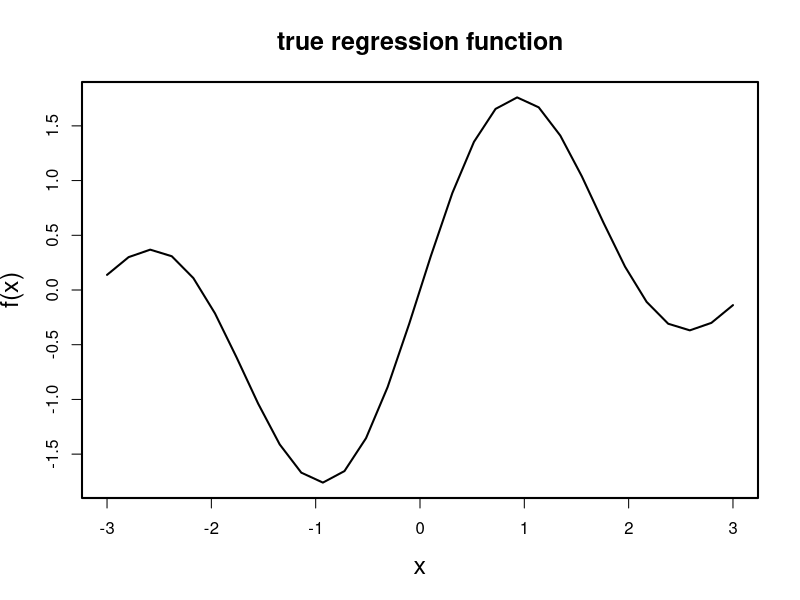
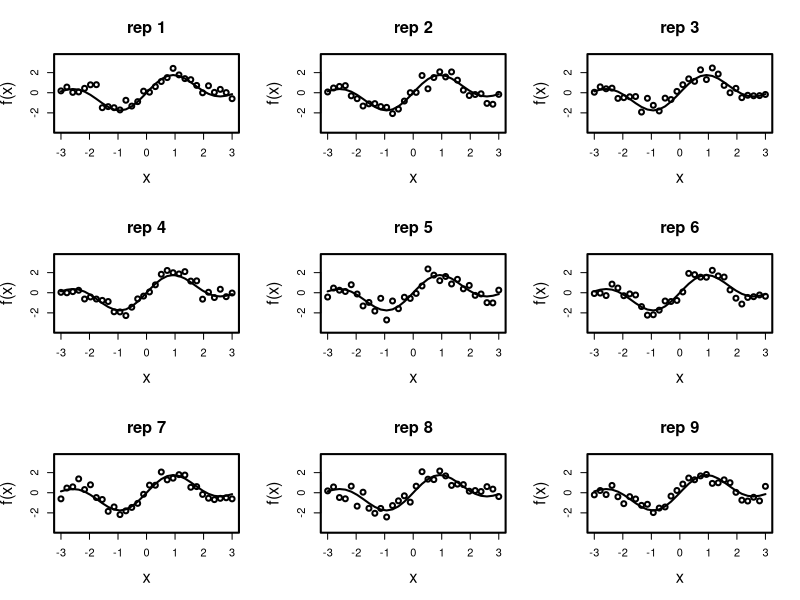
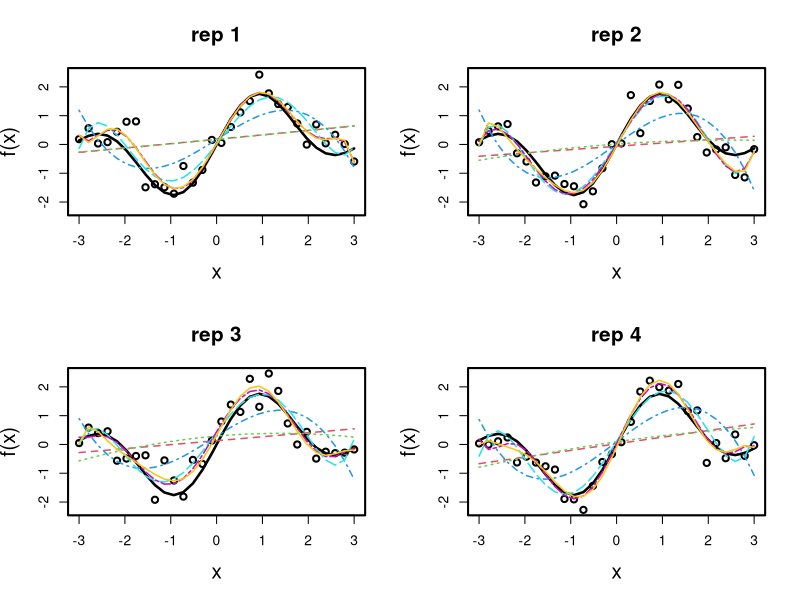
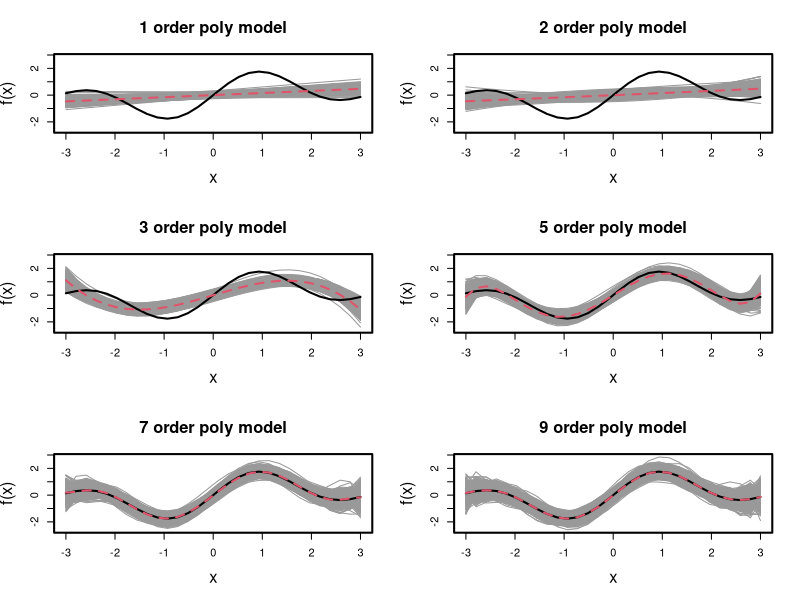
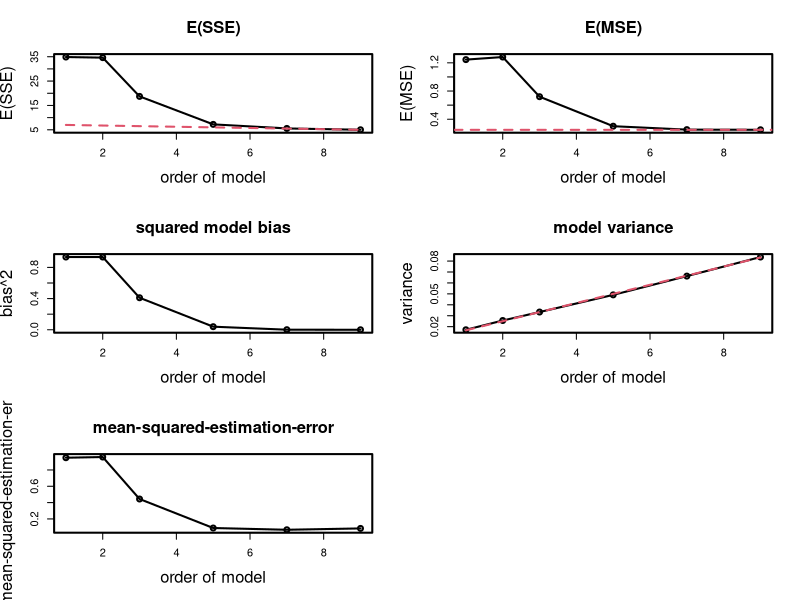

These figures' R source, in order:
#### A simulation to illustrate bias-variance trade-off in regression analysis

## True regression function (mean response): f(x)
## Predictor values (design points): n points equally spaced on [-3,3]
n=30  ##sample size
X=seq(-3,3,length.out=n) ## design points: fixed throughout the simulation 
f.X=sin(X)+sin(2*X)  ## the values of the true regression function on the design points.

par(lwd=2, cex.lab=1.5, cex.main=1.5) ##customize features of the graph in this R session
plot(X, f.X, type='l',  xlab="x", ylab="f(x)", col=1,  main="true regression function") ## look at the true regression function


## Observations: Y_i=f(x_i)+e_i, e_i ~ i.i.d. N(0, sigma.e), i=1,..., n
sigma.e=0.5 ## error standard deviation: consider 0.5, 2, 5
rep=1000 ## number of independent data sets (replicates) to be generated 

Y=matrix (0, n, rep)  ## matrix to record the observations; each column corresponds to one replicate

for (k in 1:rep){
  set.seed(1234+k*56)    ##set seed for the random number generator; for reproducibility of the result 
  e.c=rnorm(n,0,sigma.e) ##generate the random errors
  Y.c=f.X+e.c   ## generate observations for kth replicate: true mean response + error 
  Y[,k]=Y.c
}


## plot the true regression function with the observations for several replicates
## notice the observations are different from replicate to replicate: this is sampling variability 
par(mfrow=c(3,3)) ## create a plot with 3 by 3 panels
for (k in 1:9){
  plot(X, f.X, type='l', xlab="x", ylab="f(x)", ylim=range(Y), col=1, main=paste("rep",k)) ## true regression function; same across replicates
  Y.c=Y[,k]  
  points(X, Y.c)  ## observations of the kth replicate
}

par(mfrow=c(1,1))

## fit polynomial regression models of order l for each replicate; 
## consider l=1 (linear), 2 (quadratic), 3 (cubic), 5, 8,11
## record the fitted values for each replicate
l.order=c(1,2,3,5, 7,9) ## order of the polynomial models to be fitted
Y.fit=array(0, dim=c(n,rep,length(l.order))) ## record the fitted values; 1st index corresponds to cases; 2nd index corresponds to replicates, 3rd index corresponds to models


for (k in 1:rep){
  Y.c=Y[,k] ##observations of the kth replicate
  
  for (l in 1:length(l.order)){
  fit.c=lm(Y.c ~ poly(X, l.order[l], raw=TRUE)) ## fit a polynomial model with order l.order[l]; raw=TRUE means raw polynomial is used; raw= FALSE mean orthogonal polynomial is used
  Y.fit[,k,l]=fitted(fit.c)
  } ## end of l loop
  
}## end of k loop


## plot  the fitted regression curves with observations for several replicates
## notice the fitted response curves are changing from replicate to replicate: this is due to sampling variability
## notice the 8th  and 11th order models tend to overfit the data, while linear and qudratic models tend to underfit. 

label.m=paste(l.order,"order") ## label for each model 
par(mfrow=c(2,2)) ## create a plot with 2 by 2 panels
for (k in 1:4){
  plot(X, f.X, type='l', xlab="x", ylab="f(x)", lwd=2.5, ylim=range(Y[,1:4]),main=paste("rep",k)) ##true regression function (true mean response curve)
  
  Y.c=Y[,k]  
  points(X, Y.c)  ## observations of the kth replicate
  
   for (l in 1:length(l.order)){
    points(X, Y.fit[,k,l], type='l', col=l+1, lty=l+1, lwd=1.5) ## fitted regression function (fitted mean response curve)
   }## end of l loop
  
  legend(x=-1, y=37,legend=c("true", label.m), col=1:(length(l.order)+1), lty=1:(length(l.order)+1), cex=0.5) ## legend for the plot
  
}## end of k loop

par(mfrow=c(1,1))

## examine model bias:  
## compare the average (across replicates) of the fitted response  curves with the true regression function (true mean response)
## notice the 1st order model and 2nd order model both have large biases; but the higher order models have little bias

## examine model variance:
## overlay the fitted response curves  over the true mean response curve 
## notice that the higher order models have larger sampling variability 

Y.fit.ave=apply(Y.fit, c(1,3), mean) ## average across  replicates (2nd index)

par(mfrow=c(3,2))

for (l in 1:length(l.order)){
plot(X, f.X, type='n', xlab="x", ylab="f(x)", ylim=range(Y.fit), main=paste(l.order[l],"order poly model")) ## set plot axis label/limit, title, etc.

 for (k in 1:rep){
    points(X, Y.fit[,k,l], type='l', lwd=1, col=grey(0.6)) ## fitted response curves of lth model: grey
  }## end of k loop

points(X, f.X, type='l',  col=1) ## true mean response: solid black
points(X, Y.fit.ave[,l], type='l', col=2, lty=2) ## averaged (across replicates) fitted mean reponse of the lth model: broken red

legend(x=-0.5,y=40, legend=c("true", "ave.fit"), col=c(1,2), lty=c(1,2)) ## legend of the plot

}##end l loop
par(mfrow=c(1,1))

## compare SSE; variance, bias^2 and mean-squared-estimation-error = variance+bias^2 across models
SSE=matrix(0, rep, length(l.order)) ## record SSE for each model on each replicate
resi=array(0, dim=c(n,rep, length(l.order))) ## record residuals : residual := obs-fitted
error.fit=array(0, dim=c(n,rep, length(l.order))) ## record estimation errors in the fitted values: error := fitted value - true mean response

for (l in 1:length(l.order)){
  temp=Y-Y.fit[,,l]
  resi[,,l]=temp ## residuals
  SSE[,l]=apply(temp^2,2, sum) ## SSE=sum of squared residuals across cases
  error.fit[,,l]=Y.fit[,,l]-matrix(f.X, n, rep, byrow=FALSE) ## estimation error = fitted value - true mean response
}

### in a simulation study, taking average across replicates (i.e., taking empirical mean) is the counterpart of taking mean/expectation of a random variable
### the larger the number of replicates, the closer the empirical mean would be to the actual mean.
SSE.mean=apply(SSE,2,mean) ## mean SSE (averaged over the replicates); this is the empirical version of E(SSE)
bias=apply(error.fit, c(1,3), mean)  ## bias= mean (averaged across replicates) errors in the fitted values
variance=apply(Y.fit, c(1,3), var) ## variance (across replicates) of the fitted values
err2.mean=apply(error.fit^2,c(1,3), mean) ## mean-squared-estimation errors: squared estimation errors of the fitted values averaged across replicates

### compare SSE.mean with (n-l.order-1)*sigma.e^2; What do you find?  
### note: l.order+1 is the number of regression coefficients p in the lth moder
### for a correct model (models with all important X variables included), E(SSE)=(n-p)*sigma^2
### does this hold for an underfit model (models with some important X variables omitted)?
cbind(SSE.mean, (n-l.order-1)*sigma.e^2)



### check err2.mean=bias^2+variance; this only holds approximately, because 1/(rep-1) is used in sample variance calculation
summary(as.vector(abs(err2.mean-(bias^2+variance)))) ## the discrepancy is reasonably small
summary(as.vector(abs(err2.mean-(bias^2+variance*(rep-1)/rep)))) ## no discrepancy 

### bias, variance, err2.mean are calculated on each design point/case for each model
### to facilitate comparison among models, we sum them across the design points/cases to produce an overall quantity (each) for each model
bias2.ave=apply(bias^2, 2, mean) ## average bias^2 across design points  for each model: overall in-sample bias
variance.ave=apply(variance, 2,mean) ## average variance across design points for each model: overall in-sample variance
err2.mean.ave=apply(err2.mean,2, mean) ## average mean-squared-estimation-error across design points for each model: over-all in-sample msee

### compare variance.ave*n/sigma.e^2 with l.order+1. What do you observe? Can you explain it? 
cbind(variance.ave*n/sigma.e^2, l.order+1)

### plot E(SSE), E(MSE), bias^2, variance, mean-squared-estimation-error against the model order to examine bias-variance trade-off
par(mfrow=c(3,2))
plot(l.order, SSE.mean, type='o',xlab="order of model", ylab="E(SSE)", main="E(SSE)")  
points(l.order, sigma.e^2*(n-l.order-1), type='l',lty=2,col=2)


plot(l.order, SSE.mean/(n-l.order-1), type='o',xlab="order of model", ylab="E(MSE)", main="E(MSE)") 
abline(h= sigma.e^2,  lty=2,col=2)
plot(l.order, bias2.ave, type='o',xlab="order of model", ylab="bias^2", main="squared model bias")

plot(l.order, variance.ave, type='o',xlab="order of model", ylab="variance", main="model variance") 
points(l.order, (l.order+1)*sigma.e^2/n, type='l', lty=2,col=2)

plot(l.order, err2.mean.ave, type='o',xlab="order of model", ylab="mean-squared-estimation-error", main="mean-squared-estimation-error")

par(mfrow=c(1,1))







